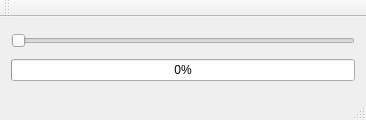
<?xml version="1.0" encoding="UTF-8"?>
<ui version="4.0">
 <class>SliderExample</class>
 <widget class="QMainWindow" name="SliderExample">
  <property name="geometry">
   <rect>
    <x>0</x>
    <y>0</y>
    <width>366</width>
    <height>120</height>
   </rect>
  </property>
  <property name="windowTitle">
   <string>SliderExample</string>
  </property>
  <widget class="QWidget" name="centralWidget">
   <layout class="QVBoxLayout" name="verticalLayout">
    <item>
     <widget class="QSlider" name="slider">
      <property name="orientation">
       <enum>Qt::Horizontal</enum>
      </property>
     </widget>
    </item>
    <item>
     <widget class="QProgressBar" name="progress">
      <property name="value">
       <number>0</number>
      </property>
     </widget>
    </item>
   </layout>
  </widget>
  <widget class="QMenuBar" name="menuBar">
   <property name="geometry">
    <rect>
     <x>0</x>
     <y>0</y>
     <width>366</width>
     <height>21</height>
    </rect>
   </property>
  </widget>
  <widget class="QToolBar" name="mainToolBar">
   <attribute name="toolBarArea">
    <enum>TopToolBarArea</enum>
   </attribute>
   <attribute name="toolBarBreak">
    <bool>false</bool>
   </attribute>
  </widget>
  <widget class="QStatusBar" name="statusBar"/>
 </widget>
 <layoutdefault spacing="6" margin="11"/>
 <resources/>
 <connections/>
</ui>
